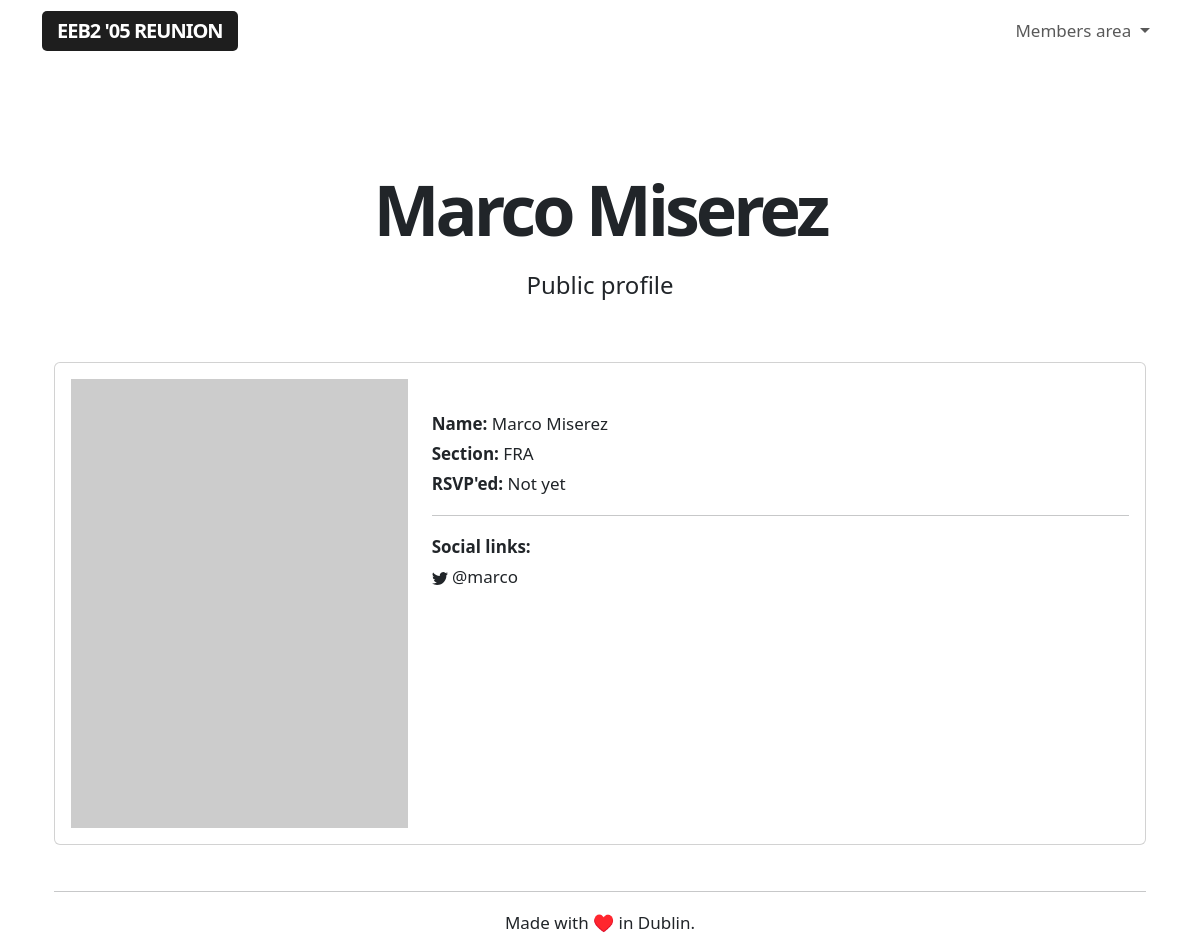
/public/6 (signed in), run on an earlier commit of the app's database.
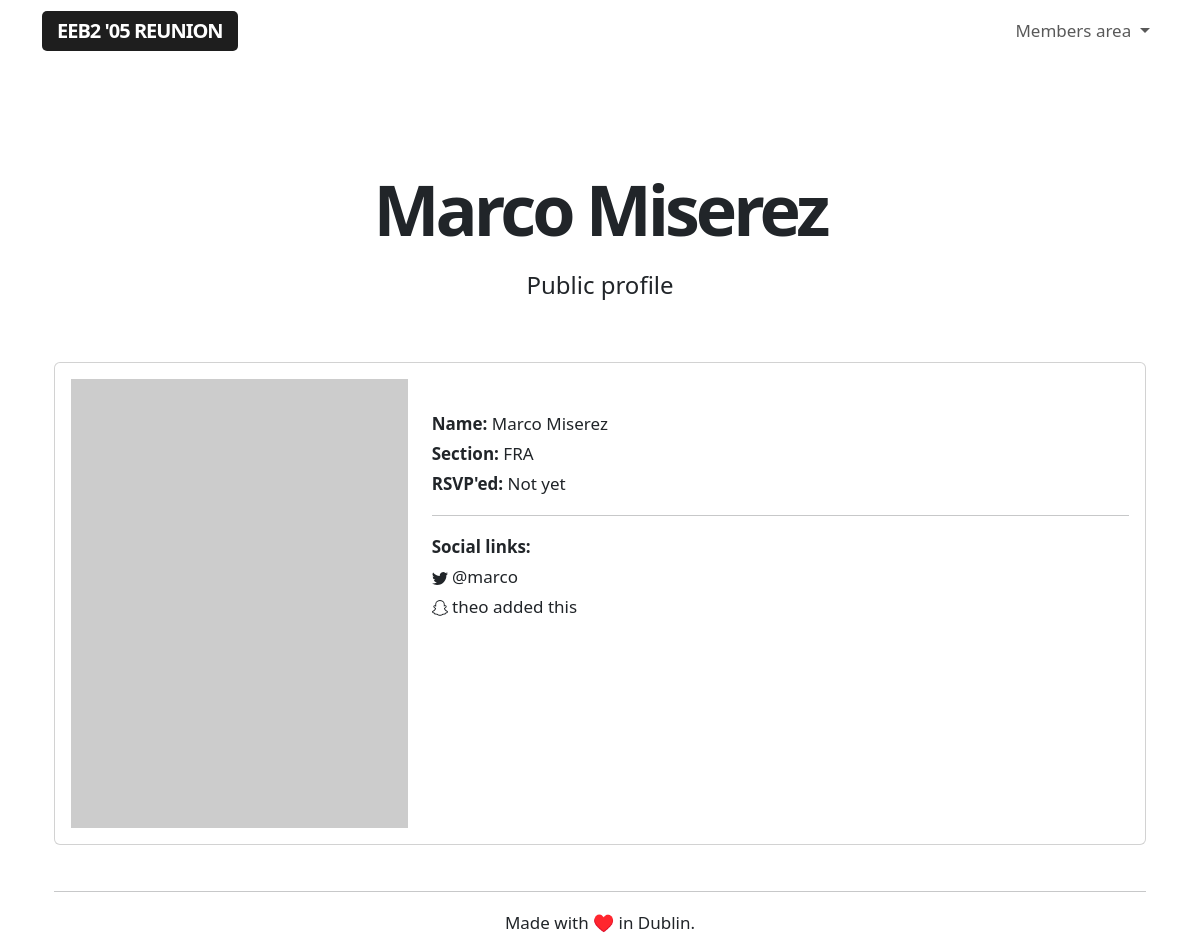
And on a later commit of the database.
### app/models.py (models this page shows, shortened)
class User(UserMixin, db.Model):
    id = db.Column(db.Integer, primary_key=True)
    username = db.Column(db.String(64), index=True, unique=True)
    name = db.Column(db.String(64), index=True, unique=False)
    section = db.Column(db.String(64), index=True, unique=False)
    email = db.Column(db.String(120), index=True, unique=True)
    password_hash = db.Column(db.String(128))
    role = db.Column(db.String(64), index=True, unique=False)
    rsvp = db.Column(db.String(64), index=True, unique=False)
    facebook = db.Column(db.String(64), index=True, unique=False)
    twitter = db.Column(db.String(64), index=True, unique=False)
    instagram = db.Column(db.String(64), index=True, unique=False)
    linkedin = db.Column(db.String(64), index=True, unique=False)
    snapchat = db.Column(db.String(64), index=True, unique=False)
    reddit = db.Column(db.String(64), index=True, unique=False)
    mastodon = db.Column(db.String(64), index=True, unique=False)
    tiktok = db.Column(db.String(64), index=True, unique=False)

### app/routes.py (the view)
@app.route('/public/<guestid>', methods=['GET'])
@login_required
def public(guestid):
    guest = Guest.query.filter_by(id=guestid).first()
    user = User.query.filter_by(email=guest.email).first()
    if guest.email is None:
        flash("This person has not registered yet.")
        return redirect(url_for('user', userid=current_user.id))
    else:
        return render_template('public.html', guestid=guestid, user=user)
    return render_template('public.html', guestid=guestid, user=user)

### app/models.py (called while the page is built)
@login.user_loader
def load_user(id):
    return User.query.get(int(id))

### app/templates/public.html (shortened to what this page needs)
{% extends "base.html" %}
{% block content %}
<div class="title">
    <h1>{{ user.name }}</h1>
    <h4>Public profile</h4>
</div>
<div class="container profile">
  <div class="row align-items-start">
    <div class="col-12">
        <div class="card">
            <div class="card-body">
                <div class="row align-items-start">
                    <div class="col-4">
                        <img class="placeholderimage" src="https://dummyimage.com/600x800/c2c2c2/fff.jpg&text=Profile+placeholder">
                    </div>
                    <div class="col-8">
                        <br>
                        <b>Name:</b> {{ user.name }}
                        <br>
                        <b>Section:</b> {{ user.section }}
                        <br>
                        <b>RSVP'ed:</b> {{ user.rsvp }}
                        <hr>
                        <b>Social links:</b>
                        <br>
                        {% if user.twitter %}
                         {{ user.twitter }}
                        <br>
                        {% endif %}
                        {% if user.snapchat %}
                         {{ user.snapchat }}
                        <br>
                        {% endif %}
                    </div>
                </div>
            </div>
        </div>
    </div>
</div>
{% endblock %}

What changed in the data, as far as the page shows it:
changed User "Marco Miserez": snapchat (not shown) → "theo added this"
